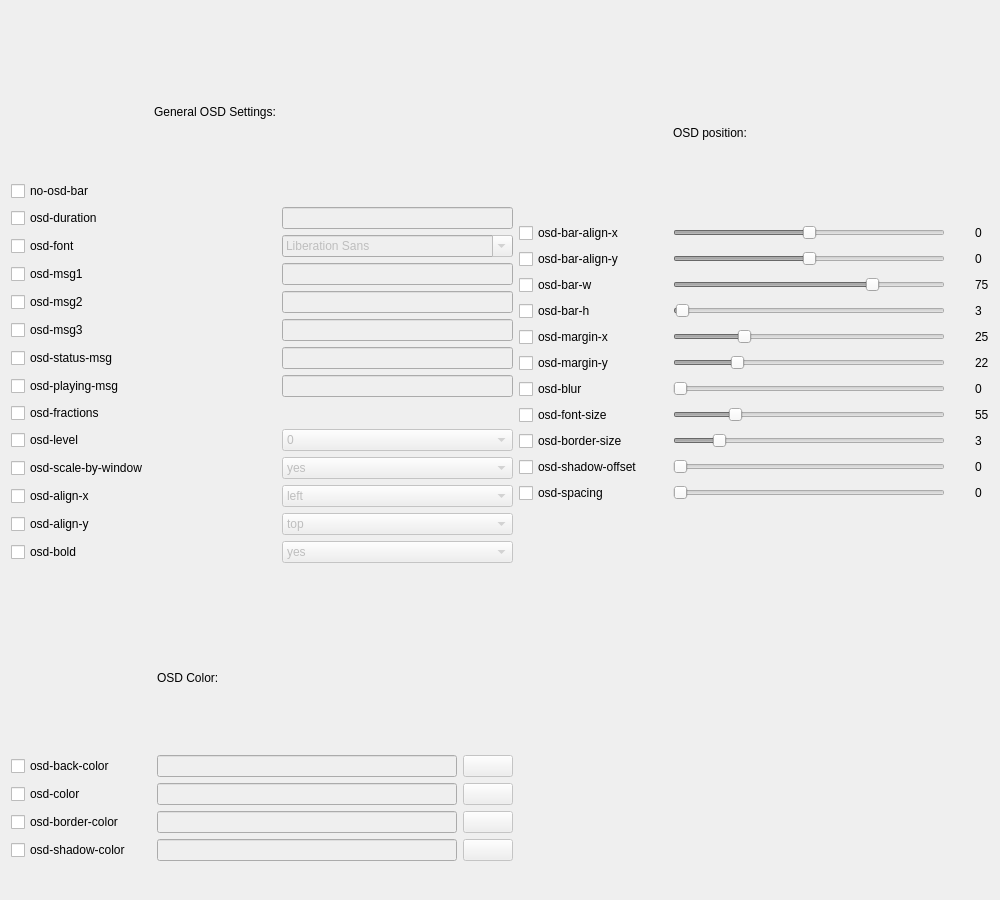
<?xml version="1.0" encoding="UTF-8"?>
<ui version="4.0">
 <class>tabosd</class>
 <widget class="QWidget" name="tabosd">
  <property name="geometry">
   <rect>
    <x>0</x>
    <y>0</y>
    <width>1000</width>
    <height>900</height>
   </rect>
  </property>
  <property name="windowTitle">
   <string>Form</string>
  </property>
  <layout class="QGridLayout" name="gridLayout_3">
   <item row="3" column="1" colspan="4">
    <layout class="QGridLayout" name="gridLayout">
     <property name="sizeConstraint">
      <enum>QLayout::SetDefaultConstraint</enum>
     </property>
     <property name="topMargin">
      <number>10</number>
     </property>
     <property name="horizontalSpacing">
      <number>30</number>
     </property>
     <property name="verticalSpacing">
      <number>-1</number>
     </property>
     <item row="13" column="2">
      <widget class="QLabel" name="slider_value_osd_margin_y">
       <property name="text">
        <string>22</string>
       </property>
      </widget>
     </item>
     <item row="15" column="1">
      <widget class="QSlider" name="horizontalSlider_osd_font_size">
       <property name="enabled">
        <bool>false</bool>
       </property>
       <property name="maximum">
        <number>255</number>
       </property>
       <property name="value">
        <number>55</number>
       </property>
       <property name="orientation">
        <enum>Qt::Horizontal</enum>
       </property>
      </widget>
     </item>
     <item row="12" column="2">
      <widget class="QLabel" name="slider_value_osd_margin_x">
       <property name="text">
        <string>25</string>
       </property>
      </widget>
     </item>
     <item row="12" column="1">
      <widget class="QSlider" name="horizontalSlider_osd_margin_x">
       <property name="enabled">
        <bool>false</bool>
       </property>
       <property name="maximum">
        <number>100</number>
       </property>
       <property name="value">
        <number>25</number>
       </property>
       <property name="orientation">
        <enum>Qt::Horizontal</enum>
       </property>
      </widget>
     </item>
     <item row="13" column="0">
      <widget class="QCheckBox" name="box_osd_margin_y">
       <property name="text">
        <string>osd-margin-y</string>
       </property>
      </widget>
     </item>
     <item row="15" column="0">
      <widget class="QCheckBox" name="box_osd_font_size">
       <property name="text">
        <string>osd-font-size</string>
       </property>
      </widget>
     </item>
     <item row="19" column="1">
      <spacer name="horizontalSpacer_2">
       <property name="orientation">
        <enum>Qt::Horizontal</enum>
       </property>
       <property name="sizeHint" stdset="0">
        <size>
         <width>40</width>
         <height>20</height>
        </size>
       </property>
      </spacer>
     </item>
     <item row="20" column="1">
      <spacer name="horizontalSpacer_3">
       <property name="orientation">
        <enum>Qt::Horizontal</enum>
       </property>
       <property name="sizeHint" stdset="0">
        <size>
         <width>40</width>
         <height>20</height>
        </size>
       </property>
      </spacer>
     </item>
     <item row="6" column="1">
      <widget class="QLabel" name="label_osd_position">
       <property name="text">
        <string>OSD position:</string>
       </property>
      </widget>
     </item>
     <item row="10" column="0">
      <widget class="QCheckBox" name="box_osd_bar_w">
       <property name="text">
        <string>osd-bar-w</string>
       </property>
      </widget>
     </item>
     <item row="14" column="1">
      <widget class="QSlider" name="horizontalSlider_osd_blur">
       <property name="enabled">
        <bool>false</bool>
       </property>
       <property name="minimum">
        <number>0</number>
       </property>
       <property name="maximum">
        <number>200</number>
       </property>
       <property name="value">
        <number>0</number>
       </property>
       <property name="orientation">
        <enum>Qt::Horizontal</enum>
       </property>
      </widget>
     </item>
     <item row="16" column="1">
      <widget class="QSlider" name="horizontalSlider_osd_border_size">
       <property name="enabled">
        <bool>false</bool>
       </property>
       <property name="maximum">
        <number>20</number>
       </property>
       <property name="value">
        <number>3</number>
       </property>
       <property name="orientation">
        <enum>Qt::Horizontal</enum>
       </property>
      </widget>
     </item>
     <item row="10" column="2">
      <widget class="QLabel" name="slider_value_osd_bar_w">
       <property name="text">
        <string>75</string>
       </property>
      </widget>
     </item>
     <item row="12" column="0">
      <widget class="QCheckBox" name="box_osd_margin_x">
       <property name="text">
        <string>osd-margin-x</string>
       </property>
      </widget>
     </item>
     <item row="16" column="0">
      <widget class="QCheckBox" name="box_osd_border_size">
       <property name="text">
        <string>osd-border-size</string>
       </property>
      </widget>
     </item>
     <item row="9" column="1">
      <widget class="QSlider" name="horizontalSlider_osd_bar_align_y">
       <property name="enabled">
        <bool>false</bool>
       </property>
       <property name="minimum">
        <number>-10</number>
       </property>
       <property name="maximum">
        <number>10</number>
       </property>
       <property name="value">
        <number>0</number>
       </property>
       <property name="orientation">
        <enum>Qt::Horizontal</enum>
       </property>
      </widget>
     </item>
     <item row="7" column="1">
      <widget class="QSlider" name="horizontalSlider_osd_bar_align_x">
       <property name="enabled">
        <bool>false</bool>
       </property>
       <property name="minimum">
        <number>-10</number>
       </property>
       <property name="maximum">
        <number>10</number>
       </property>
       <property name="singleStep">
        <number>1</number>
       </property>
       <property name="value">
        <number>0</number>
       </property>
       <property name="orientation">
        <enum>Qt::Horizontal</enum>
       </property>
      </widget>
     </item>
     <item row="11" column="1">
      <widget class="QSlider" name="horizontalSlider_osd_bar_h">
       <property name="enabled">
        <bool>false</bool>
       </property>
       <property name="minimum">
        <number>0</number>
       </property>
       <property name="maximum">
        <number>500</number>
       </property>
       <property name="value">
        <number>3</number>
       </property>
       <property name="orientation">
        <enum>Qt::Horizontal</enum>
       </property>
      </widget>
     </item>
     <item row="7" column="2">
      <widget class="QLabel" name="slider_value_osd_align_x">
       <property name="text">
        <string>0</string>
       </property>
      </widget>
     </item>
     <item row="7" column="0">
      <widget class="QCheckBox" name="box_osd_bar_align_x">
       <property name="text">
        <string>osd-bar-align-x</string>
       </property>
      </widget>
     </item>
     <item row="10" column="1">
      <widget class="QSlider" name="horizontalSlider_osd_bar_w">
       <property name="enabled">
        <bool>false</bool>
       </property>
       <property name="minimum">
        <number>1</number>
       </property>
       <property name="maximum">
        <number>100</number>
       </property>
       <property name="value">
        <number>75</number>
       </property>
       <property name="orientation">
        <enum>Qt::Horizontal</enum>
       </property>
      </widget>
     </item>
     <item row="11" column="2">
      <widget class="QLabel" name="slider_value_osd_bar_h">
       <property name="text">
        <string>3</string>
       </property>
      </widget>
     </item>
     <item row="9" column="0">
      <widget class="QCheckBox" name="box_osd_bar_align_y">
       <property name="text">
        <string>osd-bar-align-y</string>
       </property>
      </widget>
     </item>
     <item row="13" column="1">
      <widget class="QSlider" name="horizontalSlider_osd_margin_y">
       <property name="enabled">
        <bool>false</bool>
       </property>
       <property name="maximum">
        <number>100</number>
       </property>
       <property name="value">
        <number>22</number>
       </property>
       <property name="orientation">
        <enum>Qt::Horizontal</enum>
       </property>
      </widget>
     </item>
     <item row="15" column="2">
      <widget class="QLabel" name="slider_value_osd_font_size">
       <property name="text">
        <string>55</string>
       </property>
      </widget>
     </item>
     <item row="11" column="0">
      <widget class="QCheckBox" name="box_osd_bar_h">
       <property name="text">
        <string>osd-bar-h</string>
       </property>
      </widget>
     </item>
     <item row="9" column="2">
      <widget class="QLabel" name="slider_value_osd_align_y">
       <property name="text">
        <string>0</string>
       </property>
      </widget>
     </item>
     <item row="16" column="2">
      <widget class="QLabel" name="slider_value_osd_border_size">
       <property name="text">
        <string>3</string>
       </property>
      </widget>
     </item>
     <item row="17" column="2">
      <widget class="QLabel" name="slider_value_osd_shadow_offset">
       <property name="text">
        <string>0</string>
       </property>
      </widget>
     </item>
     <item row="17" column="0">
      <widget class="QCheckBox" name="box_osd_shadow_offset">
       <property name="text">
        <string>osd-shadow-offset</string>
       </property>
      </widget>
     </item>
     <item row="14" column="2">
      <widget class="QLabel" name="slider_value_osd_blur">
       <property name="text">
        <string>0</string>
       </property>
      </widget>
     </item>
     <item row="14" column="0">
      <widget class="QCheckBox" name="box_osd_blur">
       <property name="text">
        <string>osd-blur</string>
       </property>
      </widget>
     </item>
     <item row="17" column="1">
      <widget class="QSlider" name="horizontalSlider_osd_shadow_offset">
       <property name="enabled">
        <bool>false</bool>
       </property>
       <property name="maximum">
        <number>40</number>
       </property>
       <property name="value">
        <number>0</number>
       </property>
       <property name="orientation">
        <enum>Qt::Horizontal</enum>
       </property>
      </widget>
     </item>
     <item row="18" column="0">
      <widget class="QCheckBox" name="box_osd_spacing">
       <property name="text">
        <string>osd-spacing</string>
       </property>
      </widget>
     </item>
     <item row="18" column="1">
      <widget class="QSlider" name="horizontalSlider_osd_spacing">
       <property name="enabled">
        <bool>false</bool>
       </property>
       <property name="maximum">
        <number>40</number>
       </property>
       <property name="value">
        <number>0</number>
       </property>
       <property name="orientation">
        <enum>Qt::Horizontal</enum>
       </property>
      </widget>
     </item>
     <item row="18" column="2">
      <widget class="QLabel" name="slider_value_osd_spacing">
       <property name="text">
        <string>0</string>
       </property>
      </widget>
     </item>
     <item row="21" column="1">
      <spacer name="horizontalSpacer_4">
       <property name="orientation">
        <enum>Qt::Horizontal</enum>
       </property>
       <property name="sizeHint" stdset="0">
        <size>
         <width>40</width>
         <height>20</height>
        </size>
       </property>
      </spacer>
     </item>
    </layout>
   </item>
   <item row="3" column="0">
    <layout class="QGridLayout" name="gridLayout_4">
     <property name="topMargin">
      <number>10</number>
     </property>
     <property name="spacing">
      <number>-1</number>
     </property>
     <item row="11" column="0">
      <widget class="QCheckBox" name="box_osd_scale_by_window">
       <property name="text">
        <string>osd-scale-by-window</string>
       </property>
      </widget>
     </item>
     <item row="2" column="0">
      <widget class="QCheckBox" name="box_osd_duration">
       <property name="text">
        <string>osd-duration</string>
       </property>
      </widget>
     </item>
     <item row="8" column="0">
      <widget class="QCheckBox" name="box_osd_playing_msg">
       <property name="text">
        <string>osd-playing-msg</string>
       </property>
      </widget>
     </item>
     <item row="4" column="0">
      <widget class="QCheckBox" name="box_osd_msg1">
       <property name="text">
        <string>osd-msg1</string>
       </property>
      </widget>
     </item>
     <item row="1" column="0">
      <widget class="QCheckBox" name="box_no_osd">
       <property name="text">
        <string>no-osd-bar</string>
       </property>
      </widget>
     </item>
     <item row="14" column="0">
      <widget class="QCheckBox" name="box_osd_font_bold">
       <property name="text">
        <string>osd-bold</string>
       </property>
      </widget>
     </item>
     <item row="5" column="0">
      <widget class="QCheckBox" name="box_osd_msg2">
       <property name="text">
        <string>osd-msg2</string>
       </property>
      </widget>
     </item>
     <item row="11" column="2">
      <widget class="QComboBox" name="comboBox_osd_scale_by_window">
       <property name="enabled">
        <bool>false</bool>
       </property>
       <item>
        <property name="text">
         <string>yes</string>
        </property>
       </item>
       <item>
        <property name="text">
         <string>no</string>
        </property>
       </item>
      </widget>
     </item>
     <item row="6" column="2">
      <widget class="QLineEdit" name="valuebox_osd_msg3">
       <property name="enabled">
        <bool>false</bool>
       </property>
      </widget>
     </item>
     <item row="12" column="2">
      <widget class="QComboBox" name="comboBox_osd_align_x">
       <property name="enabled">
        <bool>false</bool>
       </property>
       <item>
        <property name="text">
         <string>left</string>
        </property>
       </item>
       <item>
        <property name="text">
         <string>center</string>
        </property>
       </item>
       <item>
        <property name="text">
         <string>right</string>
        </property>
       </item>
      </widget>
     </item>
     <item row="14" column="2">
      <widget class="QComboBox" name="comboBox_osd_bold">
       <property name="enabled">
        <bool>false</bool>
       </property>
       <item>
        <property name="text">
         <string>yes</string>
        </property>
       </item>
       <item>
        <property name="text">
         <string>no</string>
        </property>
       </item>
      </widget>
     </item>
     <item row="7" column="2">
      <widget class="QLineEdit" name="valuebox_osd_status_msg">
       <property name="enabled">
        <bool>false</bool>
       </property>
      </widget>
     </item>
     <item row="13" column="2">
      <widget class="QComboBox" name="comboBox_osd_align_y">
       <property name="enabled">
        <bool>false</bool>
       </property>
       <item>
        <property name="text">
         <string>top</string>
        </property>
       </item>
       <item>
        <property name="text">
         <string>center</string>
        </property>
       </item>
       <item>
        <property name="text">
         <string>bottom</string>
        </property>
       </item>
      </widget>
     </item>
     <item row="8" column="2">
      <widget class="QLineEdit" name="valuebox_osd_playing_msg">
       <property name="enabled">
        <bool>false</bool>
       </property>
      </widget>
     </item>
     <item row="10" column="2">
      <widget class="QComboBox" name="comboBox_osd_level">
       <property name="enabled">
        <bool>false</bool>
       </property>
       <item>
        <property name="text">
         <string>0</string>
        </property>
       </item>
       <item>
        <property name="text">
         <string>1</string>
        </property>
       </item>
       <item>
        <property name="text">
         <string>2</string>
        </property>
       </item>
       <item>
        <property name="text">
         <string>3</string>
        </property>
       </item>
      </widget>
     </item>
     <item row="13" column="0">
      <widget class="QCheckBox" name="box_osd_align_y">
       <property name="text">
        <string>osd-align-y</string>
       </property>
      </widget>
     </item>
     <item row="10" column="0">
      <widget class="QCheckBox" name="box_osd_level">
       <property name="text">
        <string>osd-level</string>
       </property>
      </widget>
     </item>
     <item row="7" column="0">
      <widget class="QCheckBox" name="box_osd_status_msg">
       <property name="text">
        <string>osd-status-msg</string>
       </property>
      </widget>
     </item>
     <item row="3" column="0">
      <widget class="QCheckBox" name="box_osd_font">
       <property name="text">
        <string>osd-font</string>
       </property>
      </widget>
     </item>
     <item row="6" column="0">
      <widget class="QCheckBox" name="box_osd_msg3">
       <property name="text">
        <string>osd-msg3</string>
       </property>
      </widget>
     </item>
     <item row="2" column="2">
      <widget class="QLineEdit" name="valuebox_osd_duration">
       <property name="enabled">
        <bool>false</bool>
       </property>
      </widget>
     </item>
     <item row="3" column="2">
      <widget class="QFontComboBox" name="fontComboBox">
       <property name="enabled">
        <bool>false</bool>
       </property>
      </widget>
     </item>
     <item row="4" column="2">
      <widget class="QLineEdit" name="valuebox_osd_msg1">
       <property name="enabled">
        <bool>false</bool>
       </property>
      </widget>
     </item>
     <item row="12" column="0">
      <widget class="QCheckBox" name="box_osd_align_x">
       <property name="text">
        <string>osd-align-x</string>
       </property>
      </widget>
     </item>
     <item row="9" column="0">
      <widget class="QCheckBox" name="box_osd_fractions">
       <property name="text">
        <string>osd-fractions</string>
       </property>
      </widget>
     </item>
     <item row="5" column="2">
      <widget class="QLineEdit" name="valuebox_osd_msg2">
       <property name="enabled">
        <bool>false</bool>
       </property>
      </widget>
     </item>
     <item row="0" column="1">
      <widget class="QLabel" name="label_osd_general">
       <property name="maximumSize">
        <size>
         <width>16777215</width>
         <height>150</height>
        </size>
       </property>
       <property name="text">
        <string>General OSD Settings:</string>
       </property>
      </widget>
     </item>
    </layout>
   </item>
   <item row="5" column="0">
    <layout class="QGridLayout" name="gridLayout_2" rowstretch="0,0,0,0,0,0">
     <property name="topMargin">
      <number>10</number>
     </property>
     <property name="spacing">
      <number>-1</number>
     </property>
     <item row="4" column="0">
      <widget class="QCheckBox" name="box_osd_border_color">
       <property name="maximumSize">
        <size>
         <width>150</width>
         <height>16777215</height>
        </size>
       </property>
       <property name="text">
        <string>osd-border-color</string>
       </property>
      </widget>
     </item>
     <item row="4" column="2">
      <widget class="QPushButton" name="button_pick_osd_border_color">
       <property name="enabled">
        <bool>false</bool>
       </property>
       <property name="maximumSize">
        <size>
         <width>50</width>
         <height>50</height>
        </size>
       </property>
       <property name="text">
        <string/>
       </property>
       <property name="icon">
        <iconset>
         <normaloff>://images/colorpicker.png</normaloff>://images/colorpicker.png</iconset>
       </property>
      </widget>
     </item>
     <item row="3" column="0">
      <widget class="QCheckBox" name="box_osd_color">
       <property name="maximumSize">
        <size>
         <width>150</width>
         <height>16777215</height>
        </size>
       </property>
       <property name="text">
        <string>osd-color</string>
       </property>
      </widget>
     </item>
     <item row="2" column="2">
      <widget class="QPushButton" name="button_pick_osd_back_color">
       <property name="enabled">
        <bool>false</bool>
       </property>
       <property name="maximumSize">
        <size>
         <width>50</width>
         <height>50</height>
        </size>
       </property>
       <property name="text">
        <string/>
       </property>
       <property name="icon">
        <iconset>
         <normaloff>://images/colorpicker.png</normaloff>://images/colorpicker.png</iconset>
       </property>
      </widget>
     </item>
     <item row="3" column="1">
      <widget class="QLineEdit" name="value_osd_color">
       <property name="enabled">
        <bool>false</bool>
       </property>
       <property name="maximumSize">
        <size>
         <width>300</width>
         <height>16777215</height>
        </size>
       </property>
      </widget>
     </item>
     <item row="3" column="2">
      <widget class="QPushButton" name="button_pick_osd_color">
       <property name="enabled">
        <bool>false</bool>
       </property>
       <property name="maximumSize">
        <size>
         <width>50</width>
         <height>50</height>
        </size>
       </property>
       <property name="text">
        <string/>
       </property>
       <property name="icon">
        <iconset>
         <normaloff>://images/colorpicker.png</normaloff>://images/colorpicker.png</iconset>
       </property>
      </widget>
     </item>
     <item row="2" column="0">
      <widget class="QCheckBox" name="box_osd_back_color">
       <property name="maximumSize">
        <size>
         <width>150</width>
         <height>16777215</height>
        </size>
       </property>
       <property name="text">
        <string>osd-back-color</string>
       </property>
      </widget>
     </item>
     <item row="4" column="1">
      <widget class="QLineEdit" name="value_osd_border_color">
       <property name="enabled">
        <bool>false</bool>
       </property>
       <property name="maximumSize">
        <size>
         <width>300</width>
         <height>16777215</height>
        </size>
       </property>
      </widget>
     </item>
     <item row="2" column="1">
      <widget class="QLineEdit" name="value_osd_back_color">
       <property name="enabled">
        <bool>false</bool>
       </property>
       <property name="maximumSize">
        <size>
         <width>300</width>
         <height>16777215</height>
        </size>
       </property>
      </widget>
     </item>
     <item row="5" column="0">
      <widget class="QCheckBox" name="box_osd_shadow_color">
       <property name="maximumSize">
        <size>
         <width>150</width>
         <height>16777215</height>
        </size>
       </property>
       <property name="text">
        <string>osd-shadow-color</string>
       </property>
      </widget>
     </item>
     <item row="5" column="1">
      <widget class="QLineEdit" name="value_osd_shadow_color">
       <property name="enabled">
        <bool>false</bool>
       </property>
       <property name="maximumSize">
        <size>
         <width>300</width>
         <height>16777215</height>
        </size>
       </property>
      </widget>
     </item>
     <item row="5" column="2">
      <widget class="QPushButton" name="button_pick_osd_shadow_color">
       <property name="enabled">
        <bool>false</bool>
       </property>
       <property name="maximumSize">
        <size>
         <width>50</width>
         <height>50</height>
        </size>
       </property>
       <property name="text">
        <string/>
       </property>
       <property name="icon">
        <iconset>
         <normaloff>://images/colorpicker.png</normaloff>://images/colorpicker.png</iconset>
       </property>
      </widget>
     </item>
     <item row="1" column="1">
      <widget class="QLabel" name="label_osd_coloring">
       <property name="maximumSize">
        <size>
         <width>16777215</width>
         <height>150</height>
        </size>
       </property>
       <property name="text">
        <string>OSD Color:</string>
       </property>
      </widget>
     </item>
    </layout>
   </item>
   <item row="5" column="1">
    <spacer name="horizontalSpacer">
     <property name="orientation">
      <enum>Qt::Horizontal</enum>
     </property>
     <property name="sizeHint" stdset="0">
      <size>
       <width>40</width>
       <height>20</height>
      </size>
     </property>
    </spacer>
   </item>
  </layout>
 </widget>
 <resources/>
 <connections>
  <connection>
   <sender>box_osd_back_color</sender>
   <signal>toggled(bool)</signal>
   <receiver>button_pick_osd_back_color</receiver>
   <slot>setEnabled(bool)</slot>
   <hints>
    <hint type="sourcelabel">
     <x>278</x>
     <y>764</y>
    </hint>
    <hint type="destinationlabel">
     <x>649</x>
     <y>765</y>
    </hint>
   </hints>
  </connection>
  <connection>
   <sender>box_osd_border_color</sender>
   <signal>toggled(bool)</signal>
   <receiver>button_pick_osd_border_color</receiver>
   <slot>setEnabled(bool)</slot>
   <hints>
    <hint type="sourcelabel">
     <x>278</x>
     <y>844</y>
    </hint>
    <hint type="destinationlabel">
     <x>649</x>
     <y>845</y>
    </hint>
   </hints>
  </connection>
  <connection>
   <sender>box_osd_shadow_color</sender>
   <signal>toggled(bool)</signal>
   <receiver>button_pick_osd_shadow_color</receiver>
   <slot>setEnabled(bool)</slot>
   <hints>
    <hint type="sourcelabel">
     <x>278</x>
     <y>884</y>
    </hint>
    <hint type="destinationlabel">
     <x>649</x>
     <y>885</y>
    </hint>
   </hints>
  </connection>
  <connection>
   <sender>box_osd_color</sender>
   <signal>toggled(bool)</signal>
   <receiver>button_pick_osd_color</receiver>
   <slot>setEnabled(bool)</slot>
   <hints>
    <hint type="sourcelabel">
     <x>278</x>
     <y>804</y>
    </hint>
    <hint type="destinationlabel">
     <x>649</x>
     <y>805</y>
    </hint>
   </hints>
  </connection>
 </connections>
</ui>
